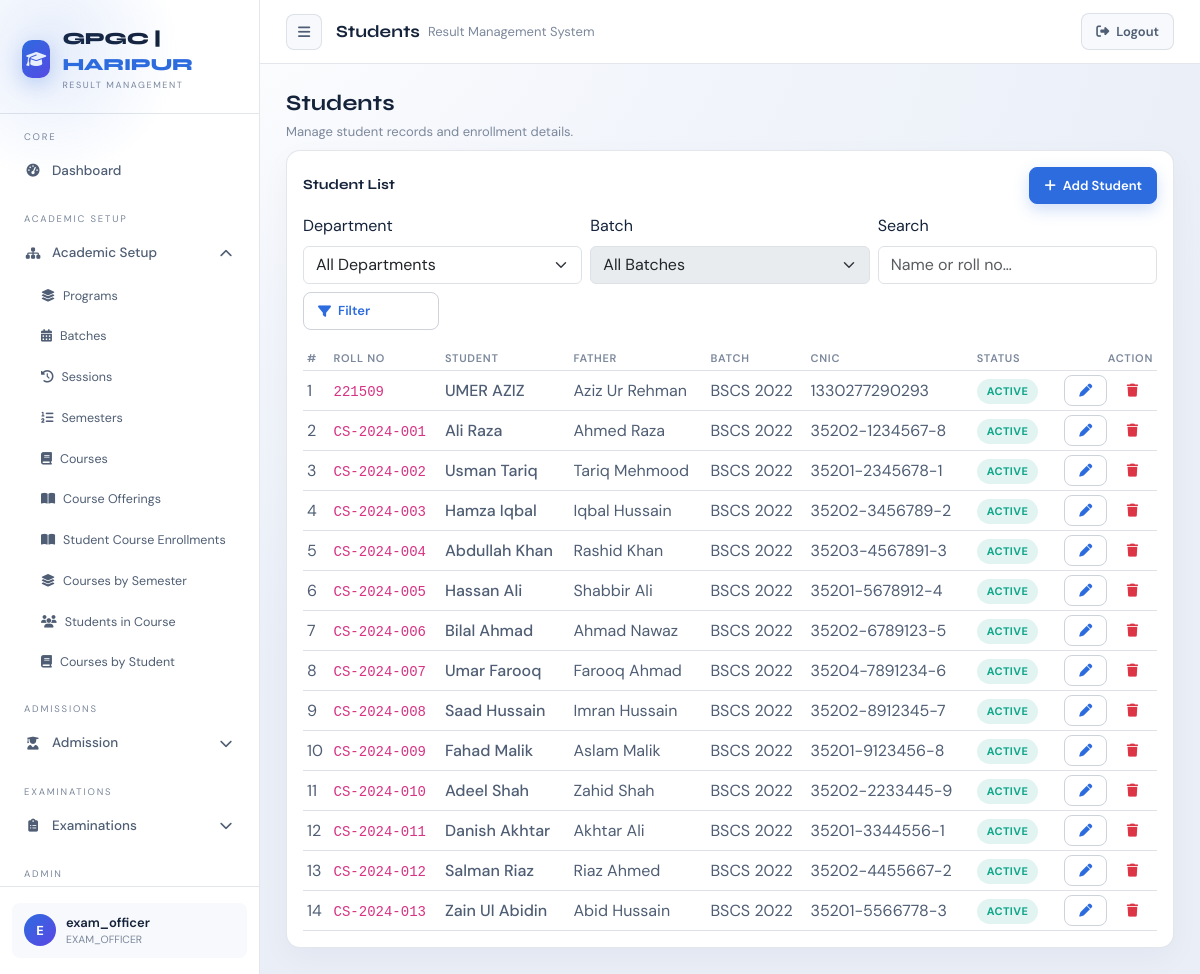
The page /admission/students/ (signed in) on the database its author committed.
### accounts/models.py (models this page shows, shortened)
class User(AbstractUser):
    department = models.ForeignKey(
        "academics.Department",
        on_delete=models.SET_NULL,
        null=True,
        blank=True,
        related_name="users"
    )
    is_locked = models.BooleanField(default=False)
    def in_group(self, name):
        return self.groups.filter(name=name).exists()
    def is_exam_officer(self):
        return self.in_group("EXAM_OFFICER")
    def is_dept_controller(self):
        return self.in_group("DEPT_CONTROLLER") or self.in_group("INTERNAL_EXAM_CONTROLLER")
    def is_student(self):
        return self.in_group("STUDENT")
    def is_department_scoped(self):
        return self.is_dept_controller()

### admission/models.py (models this page shows, shortened)
class Student(models.Model):
    user = models.OneToOneField(
        User,
        on_delete=models.CASCADE,
        related_name="student_profile"
    )
    full_name = models.CharField(max_length=255)
    father_name = models.CharField(max_length=255)
    date_of_birth = models.DateField()
    cnic = models.CharField(max_length=20, unique=True)
    roll_no = models.CharField(max_length=20, unique=True)
    registration_no = models.CharField(max_length=50)
    batch = models.ForeignKey(
        "academics.Batch",
        on_delete=models.CASCADE,
        related_name="students"
    )
    is_active = models.BooleanField(default=True)

### academics/models.py (models this page shows)
class Batch(models.Model):
    department = models.ForeignKey(
        Department,
        on_delete=models.CASCADE,
        related_name="batches"
    )
    title = models.CharField(max_length=100)  # e.g. "Batch 2024"
    name = models.CharField(max_length=100)  # e.g. "Computer Science Batch 2024"
    start_date = models.DateField()
    program = models.CharField(max_length=100)
    status = models.CharField(max_length=20, default="ACTIVE")
    def __str__(self):
        return f"{self.program} {self.start_date.year}"

### admission/views.py (the view)
# urls.py: path("students/", views.students_view, name="students"),
@login_required(login_url="accounts:login_page")
@never_cache
def students_view(request):
    if not can(request.user, "STUDENTS", "read"):
        return redirect("accounts:dashboard")
    department_id = request.GET.get("department_id", "")
    batch_id = request.GET.get("batch_id", "")
    search = request.GET.get("search", "").strip()
    if request.user.is_department_scoped() and request.user.department_id:
        if not department_id:
            department_id = str(request.user.department_id)
    students = Student.objects.filter(is_active=True).select_related("batch", "batch__department")
    if department_id:
        students = students.filter(batch__department_id=department_id)
    if batch_id:
        students = students.filter(batch_id=batch_id)
    if search:
        students = students.filter(
            Q(full_name__icontains=search) | Q(roll_no__icontains=search)
        )
    departments = Department.objects.filter(is_active=True).order_by("name")
    batches = Batch.objects.all().order_by("start_date")
    if request.user.is_department_scoped() and request.user.department_id:
        departments = departments.filter(id=request.user.department_id)
        batches = batches.filter(department_id=request.user.department_id)
        students = students.filter(batch__department_id=request.user.department_id)
    return render(request, "admission/students.html", {
        "students": students,
        "departments": departments,
        "batches": batches,
        "department_id": department_id,
        "batch_id": batch_id,
        "search": search,
    })

### accounts/permissions.py (called while the page is built)
def perm_codename(module, action):
    mapping = MODULE_PERMS.get(module)
    if not mapping:
        return None
    app_label, model = mapping
    action_code = ACTION_TO_CODENAME.get(action)
    if not action_code:
        return None
    return app_label, f"{action_code}_{model}"

def can(user, module, action):
    code = perm_codename(module, action)
    if not code:
        return False
    app_label, codename = code
    return user.has_perm(f"{app_label}.{codename}")

### accounts/templatetags/permissions_tags.py (called while the page is built)
@register.simple_tag
def can(user, module, action):
    return can_check(user, module, action)

### templates/admission/students.html (shortened to what this page needs)
{% extends "dashboard/layout.html" %}
{% load permissions_tags %}
{% block topbar_display %}Students{% endblock %}
{% block dashboard_content %}
<div class="rms-page-head">
    <h2>Students</h2>
    <p>Manage student records and enrollment details.</p>
</div>
<div class="rms-card">
    <div class="rms-section-title">
        <h5>Student List</h5>
        <div class="d-flex gap-2">
            <a class="btn btn-primary btn-sm" href="{% url 'admission:create_student' %}">
                <i class="fas fa-plus"></i> Add Student
            </a>
        </div>
    </div>
    <form method="get" class="row g-2 align-items-end mb-3" data-chain-group="students" data-auto-submit>
        <div class="col-lg-4">
            <label class="form-label">Department</label>
            {% if request.user.is_exam_officer %}
            <select class="form-select" name="department_id" data-chain="department">
                <option value="">All Departments</option>
            </select>
            {% endif %}
        </div>
        <div class="col-lg-4">
            <label class="form-label">Batch</label>
            <select class="form-select" name="batch_id" data-chain="batch" data-chain-parent="department"
                data-ajax-url="{% url 'enrollments:ajax_batches' %}" data-ajax-param="department_id">
                <option value="">All Batches</option>
            </select>
        </div>
        <div class="col-lg-4">
            <label class="form-label">Search</label>
            <input type="text" class="form-control" name="search" placeholder="Name or roll no…" value="{{ search }}">
        </div>
        <div class="col-lg-2 d-grid">
            <button class="btn btn-outline-primary">
                <i class="fas fa-filter"></i> Filter
            </button>
        </div>
    </form>
    <div class="rms-table-wrap">
        <table class="table table-sm align-middle rms-table mb-0">
            <thead>
                <tr>
                    <th>#</th>
                    <th>Roll No</th>
                    <th>Student</th>
                    <th>Father</th>
                    <th>Batch</th>
                    <th>CNIC</th>
                    <th>Status</th>
                    <th class="text-end">Action</th>
                </tr>
            </thead>
            <tbody>
                {% for s in students %}
                <tr>
                    <td>{{ forloop.counter }}</td>
                    <td><code>{{ s.roll_no }}</code></td>
                    <td class="fw-500">{{ s.full_name }}</td>
                    <td>{{ s.father_name }}</td>
                    <td>{{ s.batch }}</td>
                    <td>{{ s.cnic }}</td>
                    <td>
                        {% if s.is_active %}
                        <span class="chip green">Active</span>
                        {% else %}
                        <span class="chip red">Inactive</span>
                        {% endif %}
                    </td>
                    <td class="text-end">
                        <a class="btn btn-sm btn-outline-primary" href="{% url 'admission:edit_student' s.pk %}">
                            <i class="fas fa-pen"></i>
                        </a>
                        {% can request.user "STUDENTS" "delete" as can_delete_students %}
                        {% if can_delete_students %}
                        <a class="btn btn-sm btn-outline-danger" href="{% url 'admission:delete_student' s.pk %}">
                            <i class="fas fa-trash"></i>
                        </a>
                        {% endif %}
                    </td>
                </tr>
                {% endfor %}
            </tbody>
        </table>
    </div>
</div>
{% endblock %}

### templates/dashboard/layout.html (shortened to what this page needs)
{% extends "base.html" %}
{% load permissions_tags %}
{% block content %}
{% with path=request.path %}
<div class="app-shell" id="appShell">
    <aside class="sidebar">
        <div class="logo-area">
            <div class="logo-icon"><i class="fas fa-graduation-cap"></i></div>
            <div>
                <div class="logo-text">GPGC | <span>HARIPUR</span></div>
                <div class="logo-sub">Result Management</div>
            </div>
        </div>
        <div class="sidebar-nav">
        <div class="nav-section">
            <div class="nav-label">Core</div>
            <a class="nav-item{% if '/accounts/dashboard/' in path %} active{% endif %}"
                href="{% url 'accounts:dashboard' %}">
                <i class="fas fa-gauge-high"></i> Dashboard
            </a>
        </div>
        {% can request.user "BATCHES" "read" as can_batches %}
        {% can request.user "SESSIONS" "read" as can_sessions %}
        {% can request.user "SEMESTERS" "read" as can_semesters %}
        {% can request.user "COURSES" "read" as can_courses %}
        {% can request.user "COURSE_OFFERINGS" "read" as can_offerings %}
        {% can request.user "ENROLLMENTS" "read" as can_enrollments %}
        {% if can_batches or can_sessions or can_semesters or can_courses or can_offerings or can_enrollments %}
        <div class="nav-section">
            <div class="nav-label">Academic Setup</div>
            <div class="nav-group open">
                <div class="nav-item nav-toggle" data-toggle="academic-setup-menu">
                    <span style="display:flex;align-items:center;gap:10px;">
                        <i class="fas fa-sitemap"></i> Academic Setup
                    </span>
                    <i class="fas fa-chevron-down nav-caret"></i>
                </div>
                <div class="nav-submenu" id="academic-setup-menu">
                    {% if request.user.is_exam_officer %}
                    <a class="nav-subitem{% if '/academics/departments/' in path %} active{% endif %}"
                        href="{% url 'academics:departments' %}">
                        <i class="fas fa-layer-group"></i> Programs
                    </a>
                    {% endif %}
                    <a class="nav-subitem{% if '/academics/batches/' in path %} active{% endif %}"
                        href="{% url 'academics:batches' %}">
                        <i class="fas fa-calendar-days"></i> Batches
                    </a>
                    <a class="nav-subitem{% if '/academics/sessions/' in path %} active{% endif %}"
                        href="{% url 'academics:sessions' %}">
                        <i class="fas fa-clock-rotate-left"></i> Sessions
                    </a>
                    <a class="nav-subitem{% if '/academics/semesters/' in path %} active{% endif %}"
                        href="{% url 'academics:semesters' %}">
                        <i class="fas fa-list-ol"></i> Semesters
                    </a>
                    <a class="nav-subitem{% if '/courses/courses/' in path %} active{% endif %}"
                        href="{% url 'courses:courses' %}">
                        <i class="fas fa-book"></i> Courses
                    </a>
                    <a class="nav-subitem{% if '/courses/offerings/' in path %} active{% endif %}"
                        href="{% url 'courses:course_offerings' %}">
                        <i class="fas fa-book-open"></i> Course Offerings
                    </a>
                    <a class="nav-subitem{% if '/enrollments/enrollments/' in path %} active{% endif %}"
                        href="{% url 'enrollments:enrollments' %}">
                        <i class="fas fa-book-open"></i> Student Course Enrollments
                    </a>
                    <a class="nav-subitem{% if '/enrollments/semester-courses/' in path %} active{% endif %}"
                        href="{% url 'enrollments:semester_courses' %}">
                        <i class="fas fa-layer-group"></i> Courses by Semester
                    </a>
                    <a class="nav-subitem{% if '/enrollments/course-students/' in path %} active{% endif %}"
                        href="{% url 'enrollments:course_students' %}">
                        <i class="fas fa-users"></i> Students in Course
                    </a>
                    <a class="nav-subitem{% if '/enrollments/student-courses/' in path %} active{% endif %}"
                        href="{% url 'enrollments:student_courses' %}">
                        <i class="fas fa-book"></i> Courses by Student
                    </a>
                </div>
            </div>
        </div>
        {% endif %}
        {% can request.user "STUDENTS" "read" as can_students %}
        {% if can_students %}
        <div class="nav-section">
            <div class="nav-label">Admissions</div>
            <div class="nav-group">
                <div class="nav-item nav-toggle" data-toggle="admission-menu">
                    <span style="display:flex;align-items:center;gap:10px;">
                        <i class="fas fa-user-graduate"></i> Admission
                    </span>
                    <i class="fas fa-chevron-down nav-caret"></i>
                </div>
            </div>
        </div>
        {% endif %}
        {% can request.user "EXAMS" "read" as can_exams %}
        {% can request.user "RESULTS" "read" as can_results %}
        {% if can_exams or can_results %}
        <div class="nav-section">
            <div class="nav-label">Examinations</div>
            <div class="nav-group">
                <div class="nav-item nav-toggle" data-toggle="exams-menu">
                    <span style="display:flex;align-items:center;gap:10px;">
                        <i class="fas fa-clipboard-list"></i> Examinations
                    </span>
                    <i class="fas fa-chevron-down nav-caret"></i>
                </div>
            </div>
        </div>
        {% endif %}
        {% if request.user.is_exam_officer %}
        <div class="nav-section">
            <div class="nav-label">Admin</div>
        </div>
        {% endif %}
        </div>
        <div class="sidebar-footer">
            <div class="user-card">
                <div class="user-avatar">{{ request.user.username|first|upper }}</div>
                <div style="flex:1;overflow:hidden;">
                    <div class="user-name">{{ request.user.username }}</div>
                    <div class="user-role">
                        {% for g in request.user.groups.all %}
                        {{ g.name }}{% if not forloop.last %}, {% endif %}
                        {% empty %}
                        —
                        {% endfor %}
                    </div>
                </div>
            </div>
        </div>
    </aside>
    <div class="main">
        <div class="topbar">
            <button class="top-btn" type="button" id="sidebarToggle" aria-label="Toggle sidebar">
                <i class="fas fa-bars"></i>
            </button>
            <div class="topbar-title">
                {% block topbar_display %}{% endblock %}
                <span>Result Management System</span>
            </div>
            <div class="topbar-actions">
                <a class="btn btn-ghost" href="{% url 'accounts:logout' %}">
                    <i class="fas fa-right-from-bracket"></i> Logout
                </a>
            </div>
        </div>
        <div class="content">
            {% block dashboard_content %}{% endblock %}
        </div>
    </div>
</div>
{% endwith %}
{% endblock %}

### rows shown on the page
User: user.username|first "E", user.username "exam_officer"
Student: roll_no "221509", full_name "UMER AZIZ", father_name "Aziz Ur Rehman", batch "BSCS 2022", cnic "1330277290293", is_active "ACTIVE"
Student: roll_no "CS-2024-001", full_name "Ali Raza", father_name "Ahmed Raza", batch "BSCS 2022", cnic "35202-1234567-8", is_active "ACTIVE"
Student: roll_no "CS-2024-002", full_name "Usman Tariq", father_name "Tariq Mehmood", batch "BSCS 2022", cnic "35201-2345678-1", is_active "ACTIVE"
Student: roll_no "CS-2024-003", full_name "Hamza Iqbal", father_name "Iqbal Hussain", batch "BSCS 2022", cnic "35202-3456789-2", is_active "ACTIVE"
Student: roll_no "CS-2024-004", full_name "Abdullah Khan", father_name "Rashid Khan", batch "BSCS 2022", cnic "35203-4567891-3", is_active "ACTIVE"
Student: roll_no "CS-2024-005", full_name "Hassan Ali", father_name "Shabbir Ali", batch "BSCS 2022", cnic "35201-5678912-4", is_active "ACTIVE"
Student: roll_no "CS-2024-006", full_name "Bilal Ahmad", father_name "Ahmad Nawaz", batch "BSCS 2022", cnic "35202-6789123-5", is_active "ACTIVE"
Student: roll_no "CS-2024-007", full_name "Umar Farooq", father_name "Farooq Ahmad", batch "BSCS 2022", cnic "35204-7891234-6", is_active "ACTIVE"
Student: roll_no "CS-2024-008", full_name "Saad Hussain", father_name "Imran Hussain", batch "BSCS 2022", cnic "35202-8912345-7", is_active "ACTIVE"
Student: roll_no "CS-2024-009", full_name "Fahad Malik", father_name "Aslam Malik", batch "BSCS 2022", cnic "35201-9123456-8", is_active "ACTIVE"
Student: roll_no "CS-2024-010", full_name "Adeel Shah", father_name "Zahid Shah", batch "BSCS 2022", cnic "35202-2233445-9", is_active "ACTIVE"
Student: roll_no "CS-2024-011", full_name "Danish Akhtar", father_name "Akhtar Ali", batch "BSCS 2022", cnic "35201-3344556-1", is_active "ACTIVE"
Student: roll_no "CS-2024-012", full_name "Salman Riaz", father_name "Riaz Ahmed", batch "BSCS 2022", cnic "35202-4455667-2", is_active "ACTIVE"
Student: roll_no "CS-2024-013", full_name "Zain Ul Abidin", father_name "Abid Hussain", batch "BSCS 2022", cnic "35201-5566778-3", is_active "ACTIVE"

### other values the page prints
{{ g.name }} "EXAM_OFFICER"
